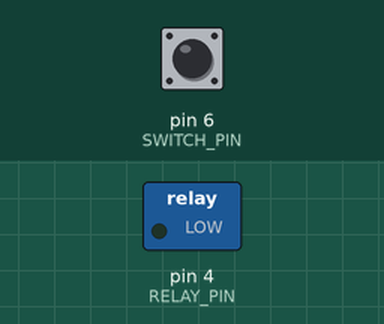
Simulated run of this sketch. Board: Arduino Uno, built with avr-gcc and run on an emulated ATmega328P. On the bench: switched loads named in the sketch (green lamp = pin HIGH). The inputs (shaded band) are chosen by the test bench; at power-on: pin 6 (SWITCH_PIN) LOW.

Above: at 1.2 s.
1.3 s: pin 6 (SWITCH_PIN) pulled HIGH for 0.15 s
At 1.4 s:
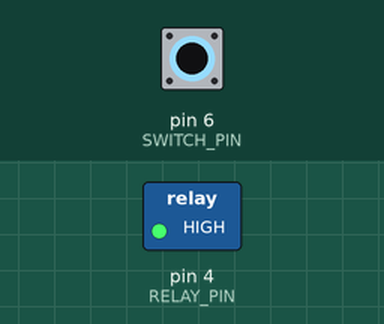
3.0 s: pin 6 (SWITCH_PIN) pulled HIGH for 3.2 s
At 7.6 s:
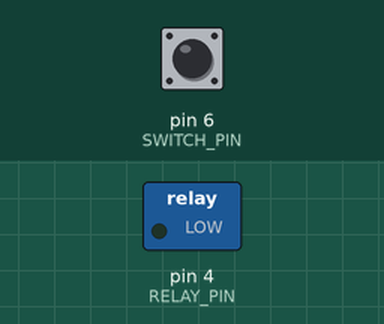
Timing chart, 0 to 9.1 s (numbered marks = the images above; inputs shaded):
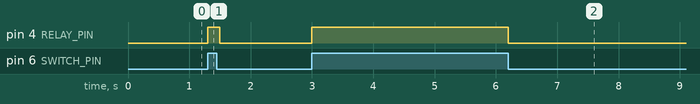

Measured:
- after the input at 1.3 s, pin 4 (RELAY_PIN): LOW → HIGH at once, → LOW 0.20 s later
- after the input at 3.0 s, pin 4 (RELAY_PIN): LOW → HIGH at once, → LOW 3.2 s later

The sketch:

Using_A_Switch_To_Open_And_Close_A_Relay.ino
```cpp
#define RELAY_PIN 4 //Use digital pin 4 for the relay
#define SWITCH_PIN 6 //Use digital pin 6 for the switch
int switchState = LOW;

void setup()
{
  //Set the digital pin modes
  pinMode(SWITCH_PIN, INPUT);
  pinMode(RELAY_PIN, OUTPUT);
}

void loop()
{
  //Read the current state of the switch
  switchState = digitalRead(SWITCH_PIN);

  if (switchState == HIGH)
  {
    //If the switch is set to HIGH, turn the relay on
    digitalWrite(RELAY_PIN, HIGH);
    delay(100);
  }
  else
  {
    //If not, turn the relay off
    digitalWrite(RELAY_PIN, LOW);
  }
}
```
